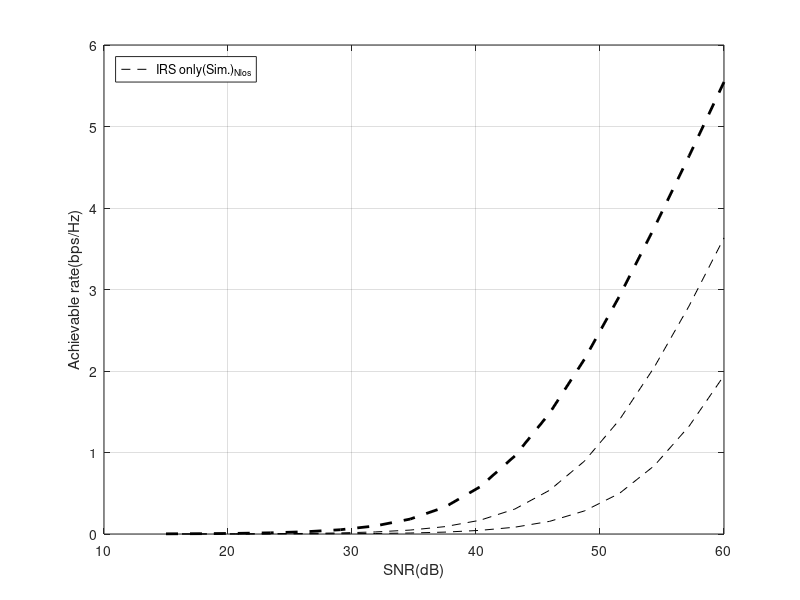

The MATLAB script that drew this image:
clc;
clear;
NN=[50,100,200];
r0=2;%bps/Hz

%% location of every node
loc_S=[0,0];
loc_D=[100,0];
loc_I=[50,10];
loc_R=[50,0];
d_SR=sqrt((loc_S(1)-loc_R(1))^2+(loc_S(2)-loc_R(2))^2);
d_SI=sqrt((loc_S(1)-loc_I(1))^2+(loc_S(2)-loc_I(2))^2);
d_IR=sqrt((loc_I(1)-loc_R(1))^2+(loc_I(2)-loc_R(2))^2);
d_RI=d_IR;
d_RD=sqrt((loc_R(1)-loc_D(1))^2+(loc_R(2)-loc_D(2))^2);
d_ID=sqrt((loc_I(1)-loc_D(1))^2+(loc_I(2)-loc_D(2))^2);

Rician_factor=10;%Rician_K factor(dB);
alpha=[2,2.5];%express the path-loss exponent of rayleigh channel and racian channel represpectly.
eta=0.8;
zeta=0.8;
miu=0.8;

low=15;%dB
high=60;%dB
Np=17;
SNR=linspace(low,high,Np);%SNR=P/(σ_ω)2
R_sim_only_IRS=zeros(length(NN),Np);
monte_carlo=1e4;
R_sim_temp=zeros(1,monte_carlo);
for n=1:length(NN)
    N=NN(n);
    for i=1:Np
        snr=10^(SNR(i)/10);
        for j=1:monte_carlo
            %% simulate channel state information
            h_SI=1/sqrt(2)*d_SI^(-alpha(2)/2)*complex(randn(1,N),randn(1,N));
            h_ID=1/sqrt(2)*d_ID^(-alpha(2)/2)*complex(randn(1,N),randn(1,N));
            
            channel_gain_SID=miu*sum(abs(h_SI.*h_ID));
            R_sim_temp(j)=log2(1+snr*channel_gain_SID^2);
        end
        R_sim_only_IRS(n,i)=mean(R_sim_temp);
    end
end
plot(SNR,R_sim_only_IRS(1,:),'--k',SNR,R_sim_only_IRS(2,:),'--k',SNR,R_sim_only_IRS(3,:),'--k','Linewidth',2)
xlabel('SNR(dB)');
ylabel('Achievable rate(bps/Hz)');
%axis([low,high,0,6]);
legend('IRS only(Sim.)_N_l_o_s','Location','northwest');
grid on;
hold on;